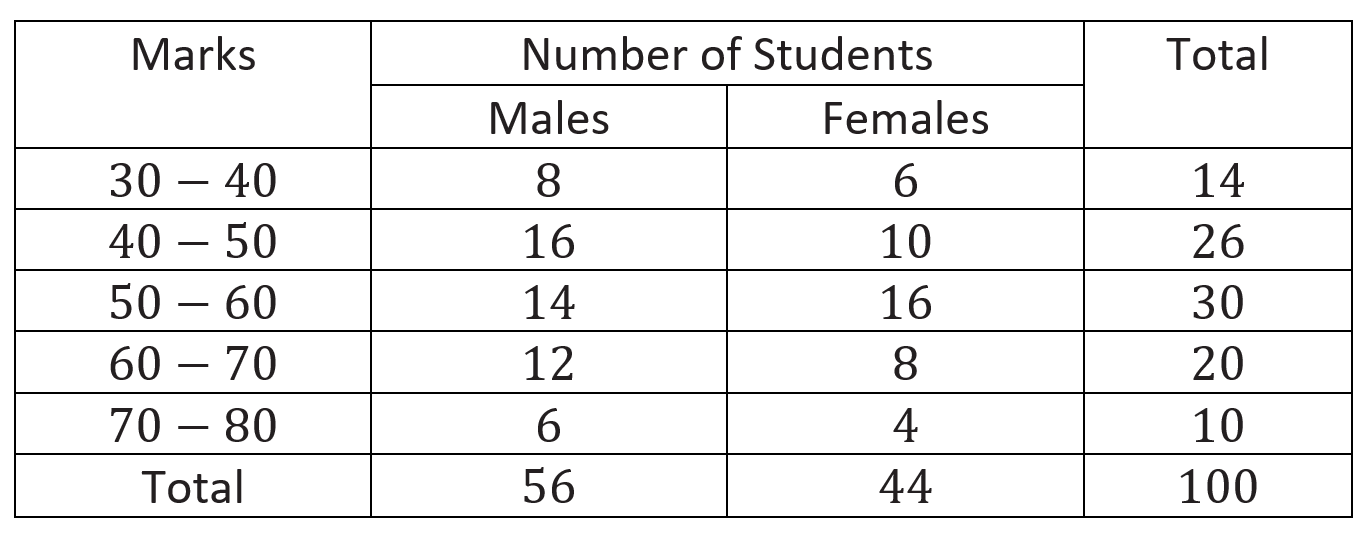
#> input picture in/testinput1.png, 1364 x 533 px
$ python main.py
#> lines starting #> are read from the running program, lines starting #| are printed output that depends on the picture; after the words box and inside, x2 and y2 are one past the last pixel; in counts of white or black regions, pixels touching at a corner belong together
import cv2
import numpy as np
import matplotlib.pyplot as plt

input_file = r'in/testinput1.png'

im1 = cv2.imread(input_file, 0)
#> im1: shape (533, 1364); min 0, max 255, mean 237.8
im = cv2.imread(input_file)
#> im is the input picture: shape (533, 1364, 3); mean B, G, R 237.8, 237.8, 237.9

ret,thresh_value = cv2.threshold(im1, 180, 255, cv2.THRESH_BINARY_INV)
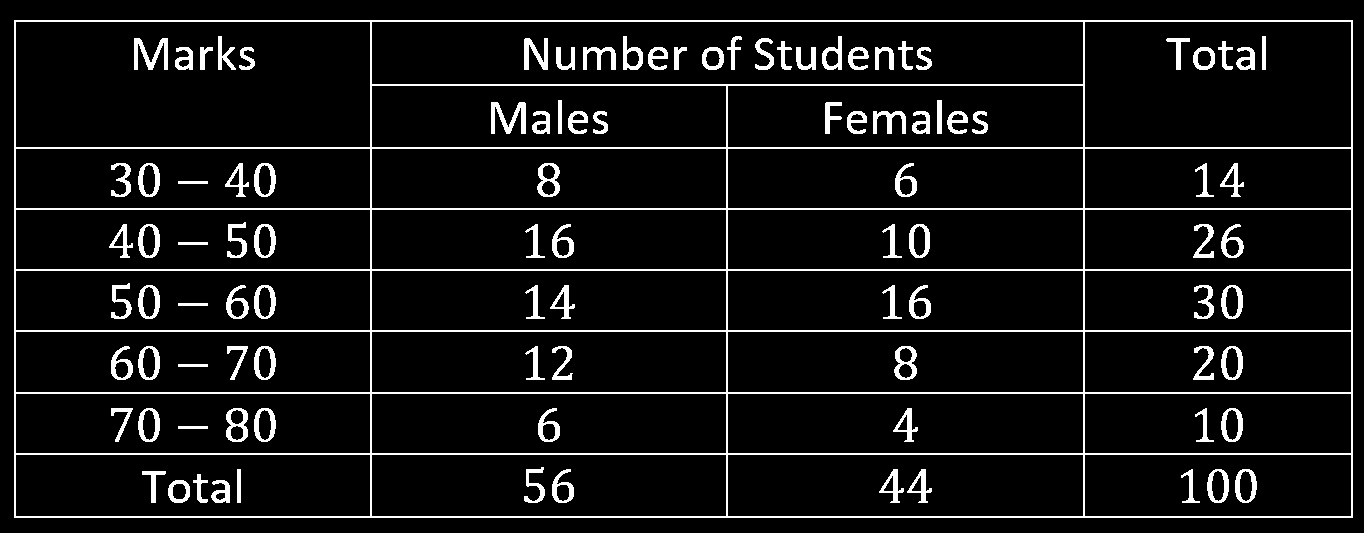
#> thresh_value: shape (533, 1364); 7.4% white; 101 white regions, largest, box (x1, y1, x2, y2) and area: (14, 20, 1353, 518) 27538, (491, 102, 526, 134) 553, (134, 38, 168, 70) 522

kernel = np.ones((5,5),np.uint8)
dilated_value = cv2.dilate(thresh_value, kernel, iterations = 1)
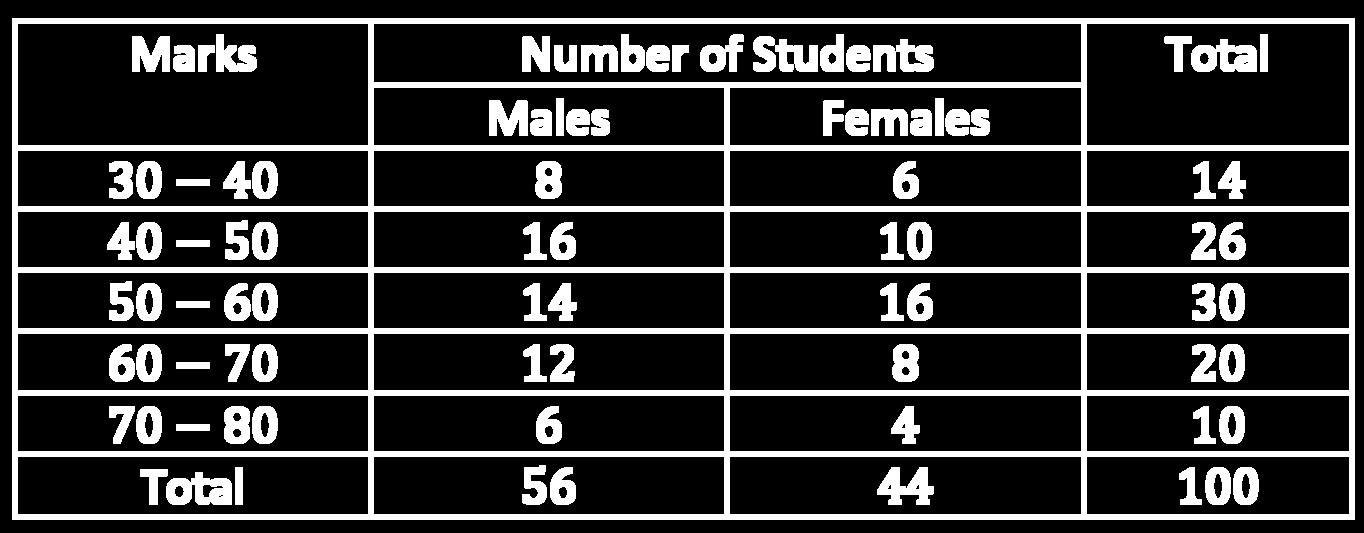
#> dilated_value: shape (533, 1364); 19.3% white; 90 white regions

contours, hierarchy = cv2.findContours(dilated_value, cv2.RETR_TREE,cv2.CHAIN_APPROX_SIMPLE)
#> contours = 183 contours, 25 with area under 20; largest, box (x1, y1, x2, y2) and area: (12, 18, 1355, 520) 672342, (17, 23, 369, 146) 42820, (373, 23, 1082, 83) 41770, (1086, 23, 1350, 146) 32084, (729, 456, 1082, 515) 20414
coordinates = []
for cnt in contours:
    x,y,w,h = cv2.boundingRect(cnt)
    coordinates.append((x,y,w,h))
    #bounding the images
    if y< 50:
        cv2.rectangle(im,(x,y),(x+w,y+h),(0,0,255),1)
#> this loop made 183 passes
#> (x, y, w, h) on passes 2 to 4: (1086, 456, 264, 59), (1233, 467, 26, 38), (1241, 473, 10, 26)
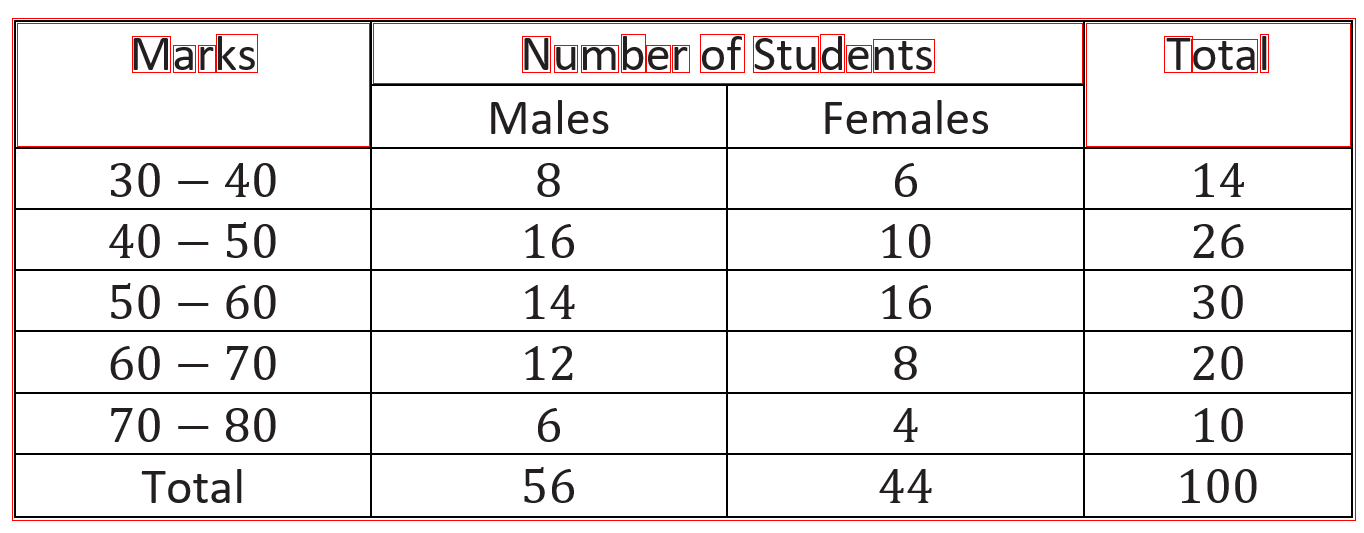
#> im: shape (533, 1364, 3); 1.28% of pixels changed, all inside (x1, y1, x2, y2) = (12, 18, 1356, 521)
#> after the loop, coordinates = 183 items, first 6: (12, 18, 1343, 502), (1086, 456, 264, 59), (1233, 467, 26, 38), (1241, 473, 10, 26), (1205, 467, 26, 38), (1213, 473, 10, 26)

plt.imshow(im)
cv2.namedWindow('detecttable', cv2.WINDOW_NORMAL)
cv2.imwrite('detecttable.jpg',im)
cv2.waitKey(0)
